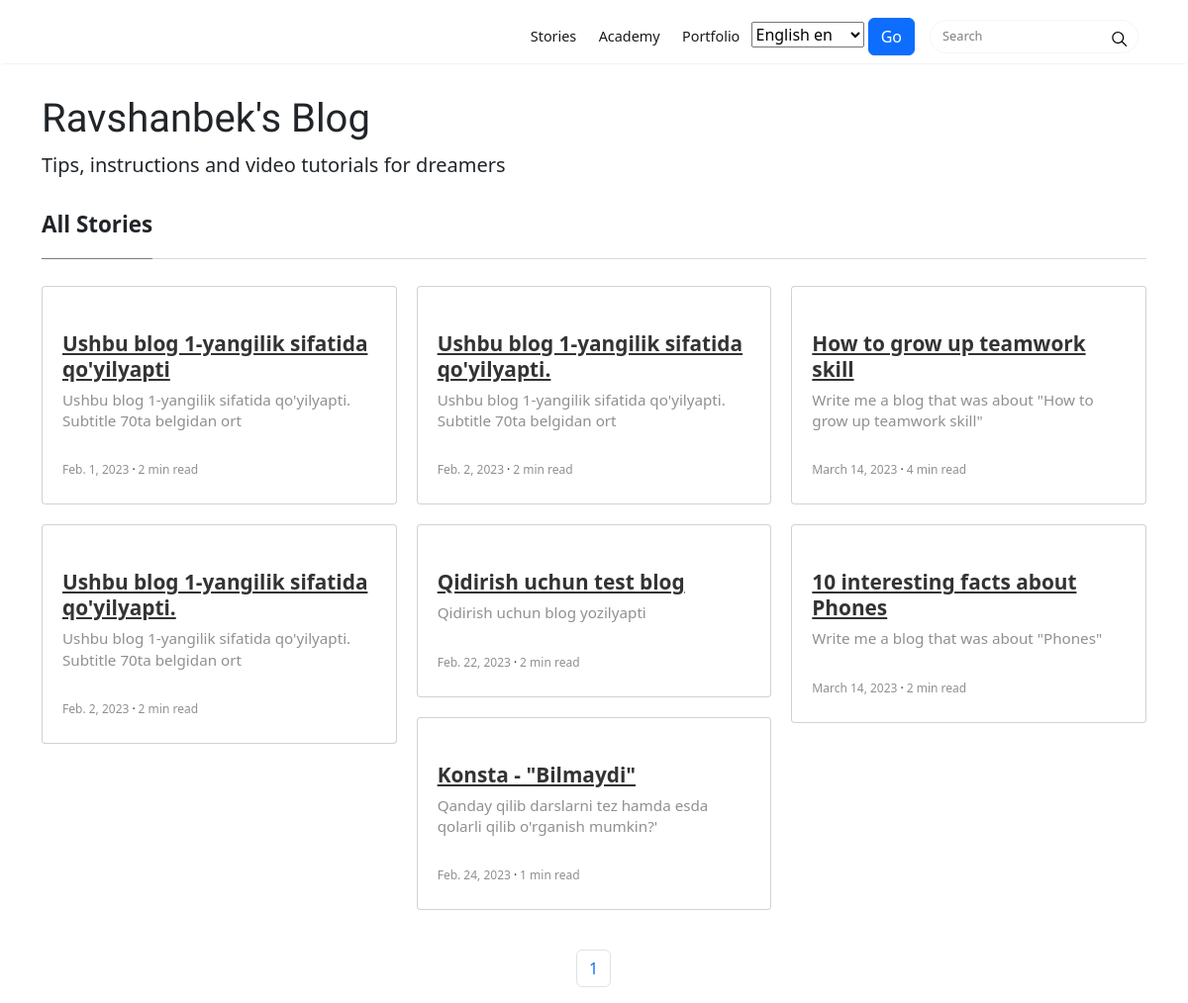
The page /en/ (signed in) on the database as committed earlier.
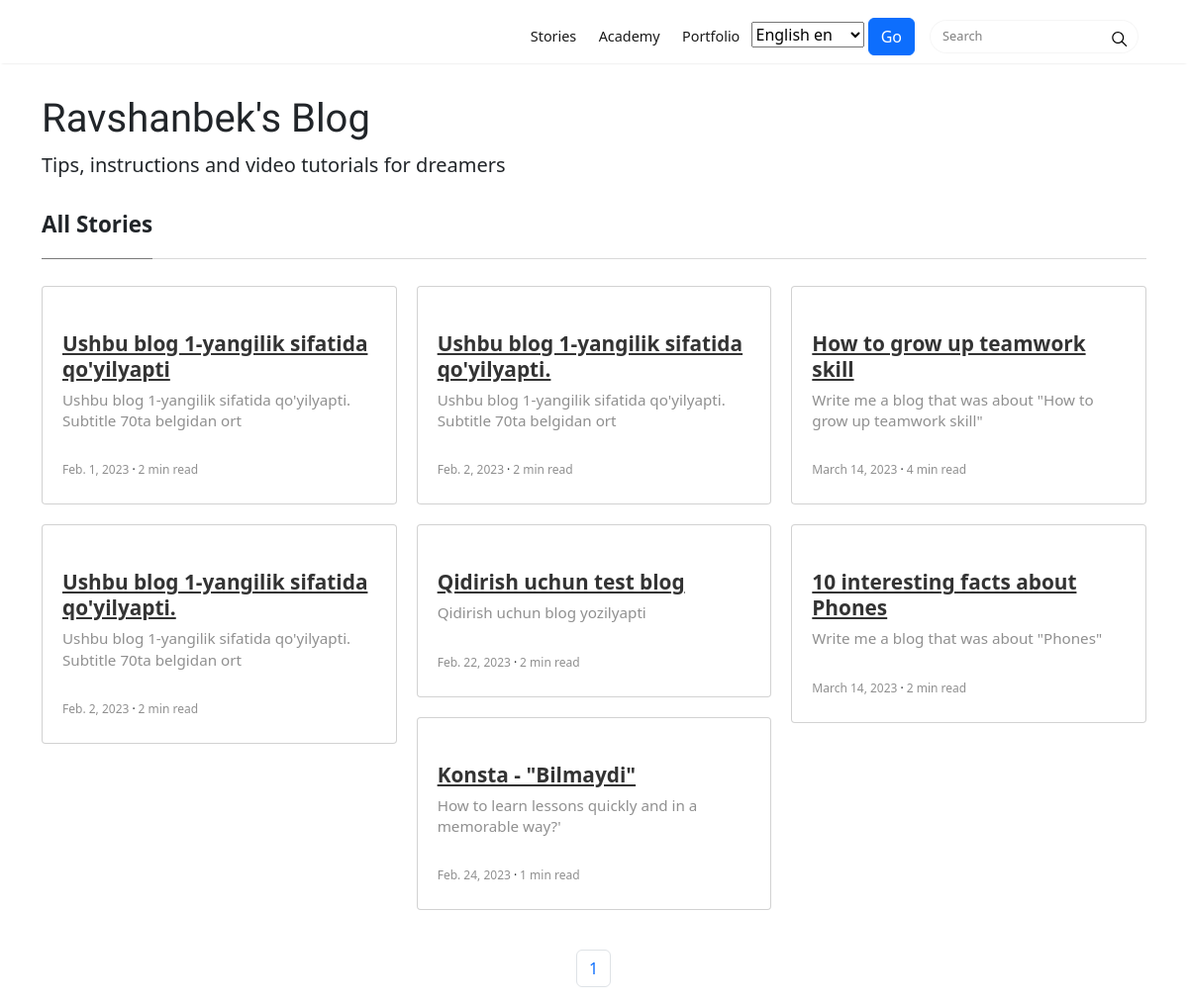
The same page on the database as committed later.
### blog/models.py (models this page shows, shortened)
class Blog(models.Model):
    title = models.CharField(max_length=200)
    subtitle = models.CharField(max_length=100)
    slug = models.SlugField(blank=True, null=True, max_length=200)
    body = RichTextField(blank=True)
    preview_image = CloudinaryField()
    category = models.ManyToManyField(Category, related_name='blogs')
    meta_description = models.CharField(max_length=160)
    meta_keyword = models.TextField()
    views = models.IntegerField(default=0)
    likes = models.ManyToManyField(User, related_name='post_likes')
    added_date = models.DateField(auto_now_add=True)
    estimated_read_time = models.IntegerField(default=2)
    class Meta:
        verbose_name_plural = "Blog"

### blog/views.py (the view)
# urls.py: path('',IndexView.as_view(), name='index'),
class IndexView(View):
    def get(self, request):
        if request.user.is_authenticated:
            request.session['user'] = f'{request.user.username} is authenticated!'
            blogs, search_query = searchBlogs(request)
            categories_query = Category.objects.all()
            custom_range, blogs = paginateBlogs(request, blogs, 12)
            context = {
                'categories':categories_query,
                'blogs':blogs,
                'search_query':search_query,
                'custom_range':custom_range,
            }
        else:
            return redirect('signin')
        return render(request, 'blog/index.html', context)

### blog/utils.py (called while the page is built)
def searchBlogs(request):
    search_query = ''
    if request.GET.get('search_query'):
        search_query = request.GET.get('search_query')
    categories = Category.objects.filter(name__icontains=search_query)
    blogs = Blog.objects.distinct().filter(
        Q(title__icontains=search_query)|
        Q(body__icontains=search_query)
    )
    return blogs, search_query

def paginateBlogs(request, blogs, result):
    page = request.GET.get('page')
    paginator = Paginator(blogs, result)
    try:
        blogs = paginator.page(page)
    except PageNotAnInteger:
        page = 1
        blogs = paginator.page(page)
    except EmptyPage:
        page = paginator.num_pages
        blogs = paginator.page(page)
    leftIndex = (int(page) - 4)
    if leftIndex < 1:
        leftIndex = 1
    rightIndex = (int(page) + 5)
    if rightIndex > paginator.num_pages:
        rightIndex = paginator.num_pages + 1
    custom_range = range(leftIndex, rightIndex)
    return custom_range, blogs

### blog/templates/blog/index.html (shortened to what this page needs)
{% extends 'base.html' %}
{% load static %}
{% load i18n %}
{% block content %}
{% include 'navbar.html' %}
<div class="container">
	<div class="mainheading">
		<h1 class="sitetitle">Ravshanbek's Blog</h1>
		<p class="lead">
		</p>
	</div>
	<section class="recent-posts">
		<div class="section-title">
			<h2><span>{% blocktrans %}All Stories{% endblocktrans %}</span></h2>
		</div>
		<div class="card-columns listrecent">
			{% for blog in blogs %}
				<div class="card">
					<div class="card-block">
						<h2 class="card-title"><a href="{% url 'blog:blog-detail' blog.slug %}">{{ blog.title }}</a></h2>
						<h4 class="card-text">{{ blog.subtitle }}</h4>
						<div class="metafooter">
							<div class="wrapfooter">
								<span class="author-meta">
								<span class="post-date">{{ blog.added_date }}</span><span class="dot"></span><span class="post-read">{{ blog.estimated_read_time }} min read</span>
								</span>
							</div>
						</div>
					</div>
				</div>
			{% endfor %}
		</div>
	</section>
	<nav aria-label="Page navigation example">
			<ul class="pagination justify-content-center">
				{% for page in custom_range %}
					{% if page == blogs.number%}
					<li><a href="?page={{page}}" class="btn page-link btn--sub" data-page="{{page}}">{{page}}</a></li>
					{% else %}
					<li><a href="?page={{page}}" class="btn page-link" data-page="{{page}}">{{page}}</a></li>
					{% endif %}
				{% endfor %}
			</ul>
	</nav>
{% endblock content %}

### templates/base.html (shortened to what this page needs)
<!DOCTYPE html>
<html lang="en">
    {% load static %}
    {% load i18n %}
<head>
<link href="{% static 'assets/css/bootstrap.min.css' %}" rel="stylesheet">
<link href="https://cdn.jsdelivr.net/npm/bootstrap@5.3.0-alpha1/dist/css/bootstrap.min.css" rel="stylesheet">
<link href="https://getbootstrap.com/docs/5.3/assets/css/docs.css" rel="stylesheet">
<link href="https://maxcdn.bootstrapcdn.com/font-awesome/4.7.0/css/font-awesome.min.css" rel="stylesheet">
<link rel="stylesheet" href="https://use.fontawesome.com/releases/v5.12.1/css/all.css">
<link href="{% static 'assets/css/mediumish.css' %}" rel="stylesheet">
</head>
<body>
    {% block content %}
    {% endblock content %}
</body>
</html>

### templates/navbar.html (shortened to what this page needs)
{% load i18n %}
{% load static %}
<nav class="navbar navbar-toggleable-md navbar-light bg-white fixed-top mediumnavigation">
    <div class="container">
        <div class="collapse navbar-collapse" id="navbarsExampleDefault">
            <ul class="navbar-nav ml-auto">
                <li class="nav-item active">
                <a class="nav-link" href="{% url 'blog:index' %}">{% blocktrans %}Stories{% endblocktrans %}</a>
                </li>
                <li class="nav-item active">
                <a class="nav-link" href="{% url 'academy:dashboard' %}">{% blocktrans %}Academy{% endblocktrans %}</a>
                </li>
                <li class="nav-item active">
                <a class="nav-link" href="{% url 'portfolio:dashboard' %}">{% blocktrans %}Portfolio{% endblocktrans %}</a>
                </li>
            </ul>
            <form action="{% url 'set_language' %}" method="post">{% csrf_token %}
                <select name="language">
                    {% get_current_language as LANGUAGE_CODE %}
                    {% get_available_languages as LANGUAGES %}
                    {% get_language_info_list for LANGUAGES as languages %}
                    {% for language in languages %}
                        <option value="{{ language.code }}"{% if languange.code == LANGUAGE_CODE %} selected {% endif %}>
                            {{ language.name_local }} {{ language.code }}
                        </option>
                    {% endfor %}
                </select>
                <input type="submit" class="btn btn-primary" value={% blocktrans %}"Go"{% endblocktrans %}>
            </form>
            <form class="form-inline my-2 my-lg-0" action="{% url 'blog:index' %}">
                <input class="form-control mr-sm-2" type="text" name="search_query" placeholder="Search">
                <span class="search-icon"><svg class="svgIcon-use" width="25" height="25" viewbox="0 0 25 25"><path d="M20.067 18.933l-4.157-4.157a6 6 0 1 0-.884.884l4.157 4.157a.624.624 0 1 0 .884-.884zM6.5 11c0-2.62 2.13-4.75 4.75-4.75S16 8.38 16 11s-2.13 4.75-4.75 4.75S6.5 13.62 6.5 11z"></path></svg></span>
            </form>
        </div>
    </div>
</nav>

### static/assets/css/mediumish.css (style rules this page uses)
body { padding-top:5rem; }
.mainheading { padding:1rem 0rem; }
a { color:#00ab6b; }
a,a:hover { transition:all 0.2s; }
.mediumnavigation { background:rgba(255,255,255,.97); box-shadow:0 2px 2px -2px rgba(0,0,0,.15); }
section { margin-bottom:20px; }
.section-title h2 { border-bottom:1px solid rgba(0,0,0,.15); margin-bottom:25px; font-weight:700; font-size:1.4rem; margin-bottom:27px; }
.section-title span { border-bottom:1px solid rgba(0,0,0,.44); display:inline-block; padding-bottom:20px; margin-bottom:-1px; }
@media (min-width:992px) { .navbar-toggleable-md .navbar-nav .nav-link { padding-right:.7rem; padding-left:.7rem; } }
.card-columns .card { margin-bottom:20px; }
.listfeaturedtag h2.card-title,.listrecent h2.card-title { font-size:1.3rem; font-weight:700; line-height: 1.25; }
.listfeaturedtag h2.card-title a,.listrecent h2.card-title a { color:rgba(0,0,0,.8); }
.listfeaturedtag h4.card-text,.listrecent h4.card-text { color:rgba(0,0,0,.44); font-size:0.95rem; line-height:1.4; font-weight:400; }
.listrecent .wrapfooter { font-size:12px; margin-top:30px; }
.author-meta { flex:1 1 auto; white-space:nowrap!important; text-overflow:ellipsis!important; overflow:hidden!important; }
span.post-name,span.post-date,span.author-meta { display:inline-block; }
span.post-date,span.post-read { color:rgba(0,0,0,.44); }
.dot:after { content:"·"; margin-left:3px; margin-right:3px; }
.mediumnavigation .form-control { font-size:0.8rem; border-radius:30px; overflow:hidden; border:1px solid rgba(0,0,0,0.04); }
.mediumnavigation .form-inline { margin-left:15px; }
.mediumnavigation .nav-item,.dropdown-menu { font-size:0.9rem; }
.mediumnavigation .search-icon { margin-left:-40px; display:inline-block; margin-top:3px; cursor:pointer; }
.mainheading h1.sitetitle { font-family:Righteous; }
.card { border-radius:4px; }

Rows that differ between the two databases and show on the page:
changed Blog "Konsta - \"Bilmaydi\"": subtitle "Qanday qilib darslarni tez hamda esda qolarli qilib o'rganish mumkin?'" → "How to learn lessons quickly and in a memorable way?'"
